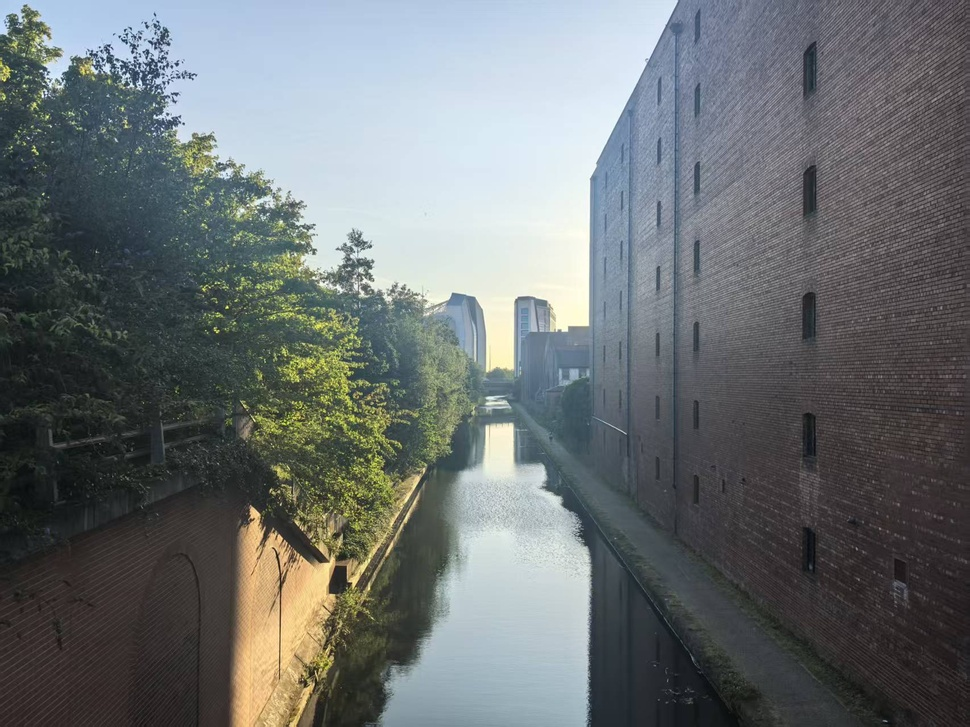
#> input picture code/pics/sky.jpg, 970 x 727 px, shrunk from 1706 x 1279 before the run
$ python task3_best_vs_task2.py
#> lines starting #> are read from the running program, lines starting #| are printed output that depends on the picture
"""
task3_best_vs_task2 — side-by-side comparison figure.

Composes four panels into one grid (AGENTS section 1.1, summary/best_vs_task2.png):

    original        | Task 2 (equal-size, 3 colours)
    -----------------|--------------------------------
    Task 3 best      | (empty / reused Task 3 best)

The figure is a pure composition of already rendered PNGs (no re-partition, no
new metrics), so it is deterministic. The comparison it supports is discussed in
docs/progress/Task3.md.

Shapes
------
Inputs (all expected to be the same (H, W, 3) uint8 BGR after task2/task3 crop):
  sky.jpg                    -- the original test image
  pics/task2/out_task2.png   -- Task 2 render
  pics/task3/best/best_config.png -- Task 3 best-config render
Output:
  (2*(H+cap) + 3*gap, 2*W + 3*gap, 3) uint8 BGR, saved to
  pics/task3/summary/best_vs_task2.png.
"""
import os

import cv2
import numpy as np

_HERE = os.path.dirname(os.path.abspath(__file__))
ORIG = os.path.join(_HERE, "pics", "sky.jpg")
T2 = os.path.join(_HERE, "pics", "task2", "out_task2.png")
T3 = os.path.join(_HERE, "pics", "task3", "best", "best_config.png")
OUT = os.path.join(_HERE, "pics", "task3", "summary", "best_vs_task2.png")
GAP, CAP = 16, 44


def _panel(img, label):
    """Stack `img` above a caption strip; return the (H+CAP, W, 3) panel.

    Shape/semantics: input (H, W, 3) uint8 BGR; output (H+CAP, W, 3) with
    white caption text horizontally centred in the bottom CAP-px strip. The x
    origin is computed from the measured text extent via `cv2.getTextSize`, so
    the caption is centred for any label length or panel width rather than at a
    fixed offset.
    """
    H, W = img.shape[:2]
    panel = np.full((H + CAP, W, 3), 20, dtype=np.uint8)
    panel[:H] = img
    font, scale, thick = cv2.FONT_HERSHEY_SIMPLEX, 0.9, 2
    (tw, _), _ = cv2.getTextSize(label, font, scale, thick)
    x = max(4, (W - tw) // 2)
    cv2.putText(panel, label, (x, H + 30), font, scale, (255, 255, 255), thick)
    return panel


def main():
    """Compose the 2x2 and write summary/best_vs_task2.png.

    Function: load the three existing renders (all cropped to the original
    (1279, 1706)), caption each, and lay them out 2x2 with a gap. The bottom-
    right panel reuses the Task 3 best panel so the grid stays balanced and
    the file is produced without re-running any partition/quantise.

    Shapes: panels are (H+CAP, W, 3); the grid is
    (2*(H+CAP) + 3*GAP, 2*W + 3*GAP, 3) uint8 BGR.
    """
    orig = cv2.imread(ORIG)
#> orig is the input picture: shape (727, 970, 3); mean B, G, R 113.6, 112.9, 107.7
    t2 = cv2.imread(T2)
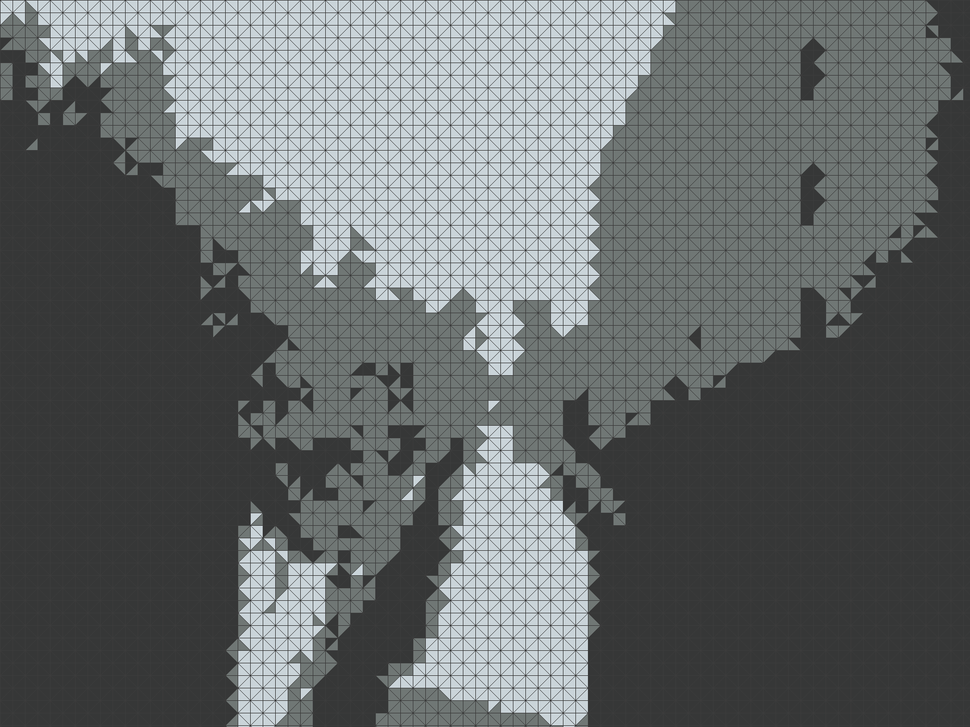
#> input picture code/pics/task2/out_task2.png, 970 x 727 px, shrunk from 1706 x 1279 before the run
#> t2 is the input picture: shape (727, 970, 3); mean B, G, R 105.8, 105.3, 100.9
    t3 = cv2.imread(T3)
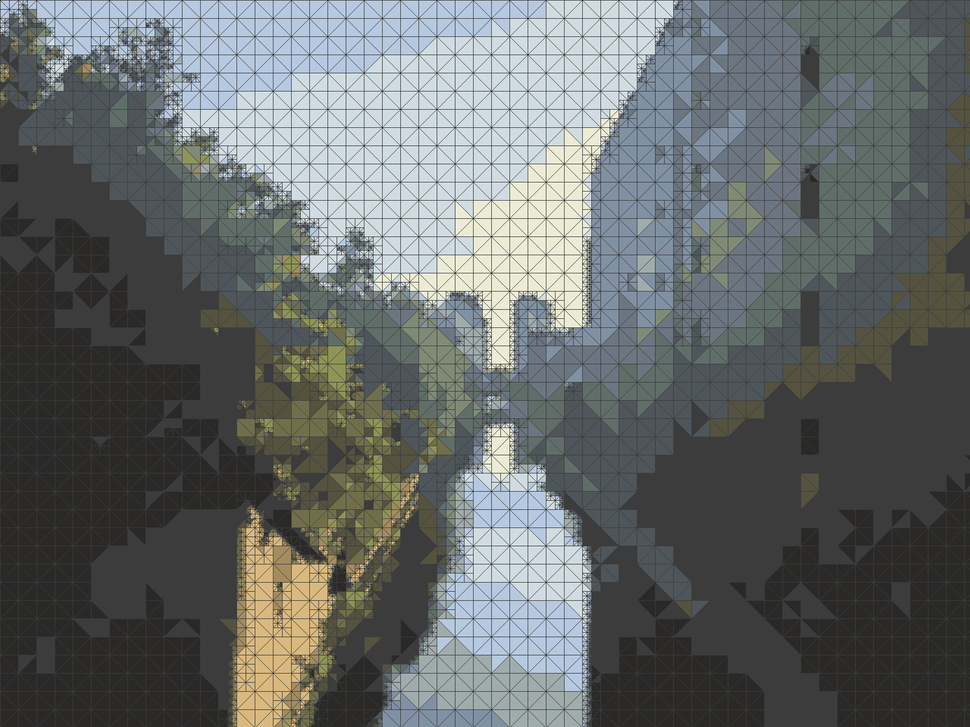
#> input picture code/pics/task3/best/best_config.png, 970 x 727 px, shrunk from 1706 x 1279 before the run
#> t3 is the input picture: shape (727, 970, 3); mean B, G, R 105.4, 105.9, 101.3
    for name, arr in (("original", orig), ("task2", t2), ("task3", t3)):
        if arr is None:
            raise FileNotFoundError(f"missing input for best_vs_task2: {name}")
#> this loop made 3 passes
#> name on passes 1 to 3: 'original', 'task2', 'task3'
    if not (orig.shape == t2.shape == t3.shape):
        raise ValueError(f"size mismatch: orig {orig.shape}, t2 {t2.shape}, t3 {t3.shape}")

    tl = _panel(orig, "original")
#> in _panel, `cv2.putText(panel, label, (x, H + 30), font, scale, (255, 255, 255), t..`:
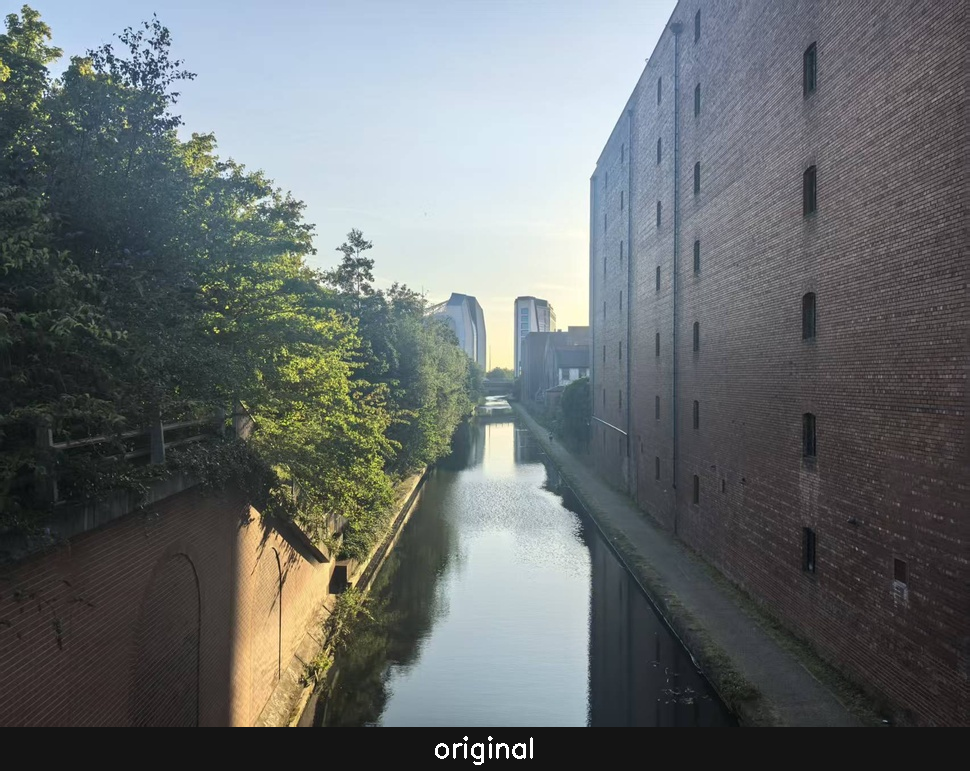
#> panel: shape (771, 970, 3); mean B, G, R 108.5, 107.8, 103
    tr = _panel(t2, "Task 2: uniform grid, 3 colours")
#> call 2 of _panel, with label = 'Task 2: uniform grid, 3 colours'
#> in _panel (call 2), `cv2.putText(panel, label, (x, H + 30), font, scale, (255, 255, 255), t..`:
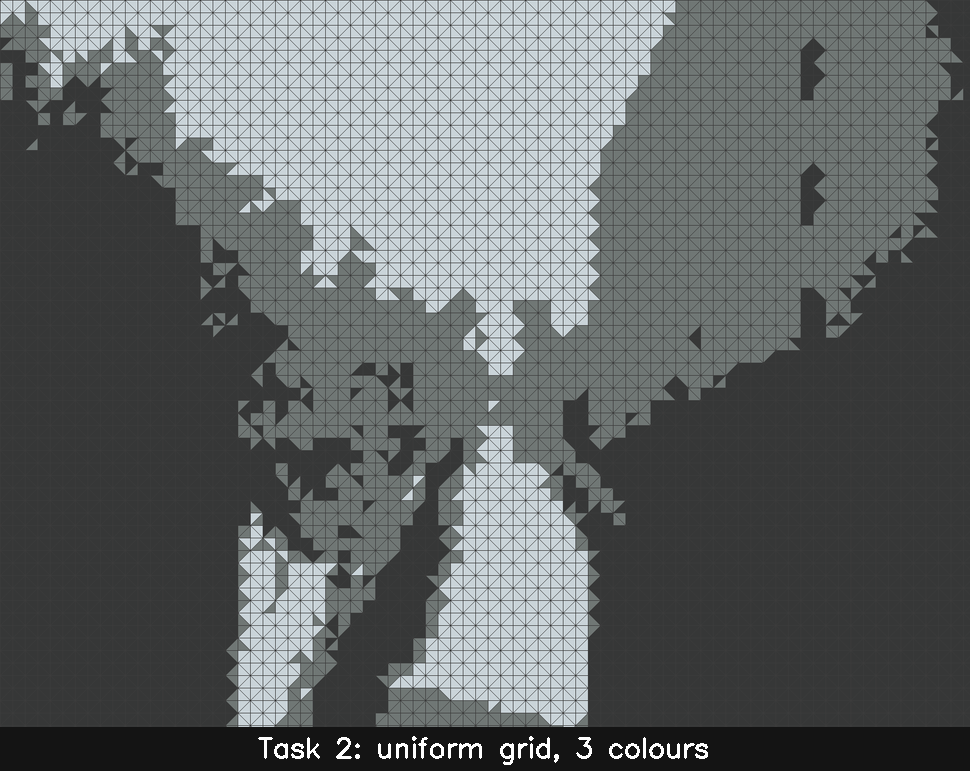
#> panel: shape (771, 970, 3); mean B, G, R 101.8, 101.2, 97.1
    bl = _panel(t3, "Task 3: adaptive quadtree, K=16")
    br = _panel(t3, "Task 3 best (repeat)")
#> call 4 of _panel, with label = 'Task 3 best (repeat)'
#> in _panel (call 4), `cv2.putText(panel, label, (x, H + 30), font, scale, (255, 255, 255), t..`:
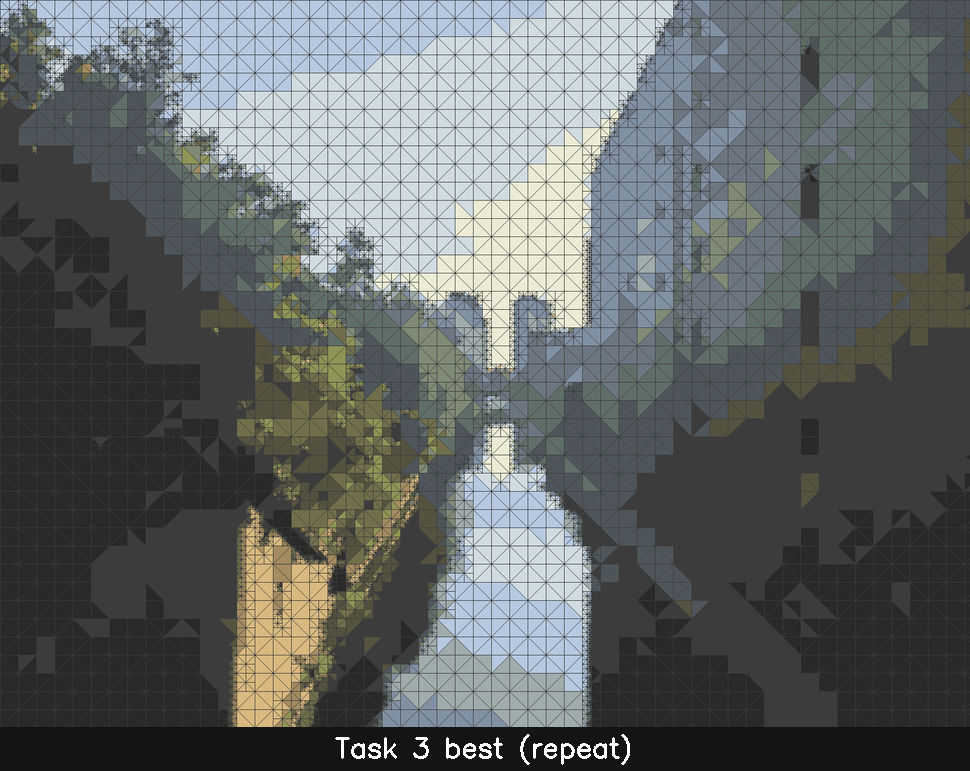
#> panel: shape (771, 970, 3); mean B, G, R 101.1, 101.6, 97.3

    pH, pW = tl.shape[:2]
#> pH = 771; pW = 970
    grid = np.full((2 * pH + 3 * GAP, 2 * pW + 3 * GAP, 3), 40, dtype=np.uint8)
    grid[GAP:GAP + pH, GAP:GAP + pW] = tl
    grid[GAP:GAP + pH, 2 * GAP + pW:2 * GAP + 2 * pW] = tr
    grid[2 * GAP + pH:2 * GAP + 2 * pH, GAP:GAP + pW] = bl
    grid[2 * GAP + pH:2 * GAP + 2 * pH, 2 * GAP + pW:2 * GAP + 2 * pW] = br
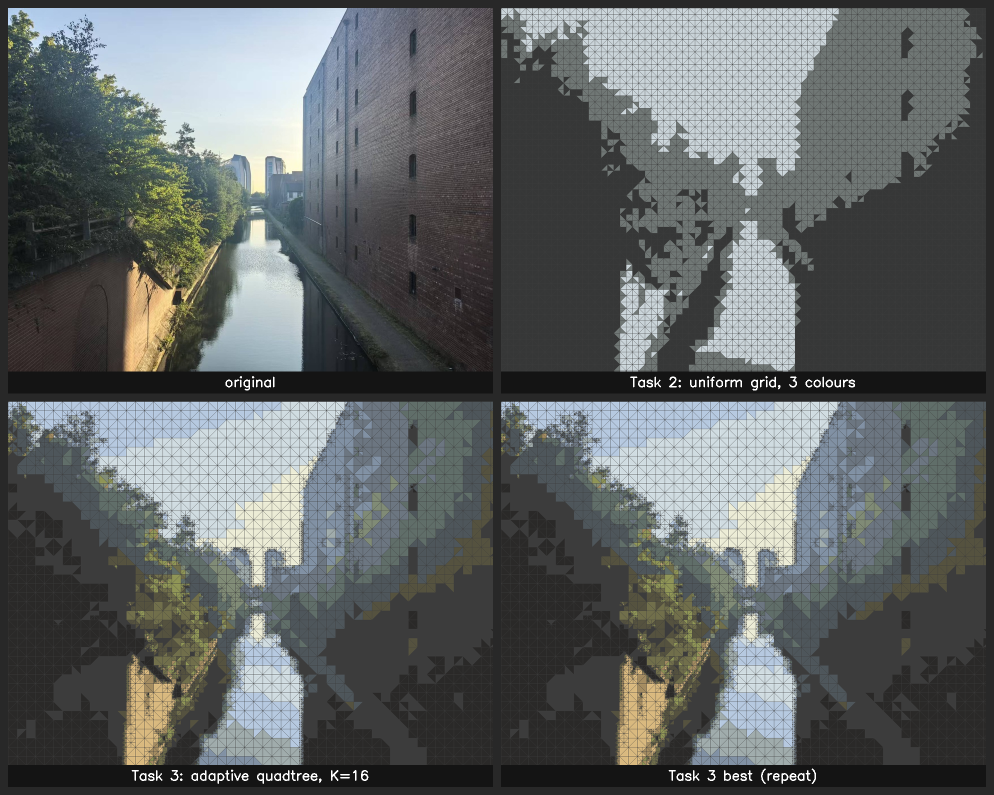
#> grid: shape (1590, 1988, 3) (shown at 1/2 size); mean B, G, R 99.8, 99.8, 95.6

    os.makedirs(os.path.dirname(OUT), exist_ok=True)
    cv2.imwrite(OUT, grid)
    print(f"[best_vs_task2] wrote {OUT}  ({grid.shape[1]}x{grid.shape[0]})")
#| [best_vs_task2] wrote code/pics/task3/summary/best_vs_task2.png  (1988x1590)


if __name__ == "__main__":
    main()
